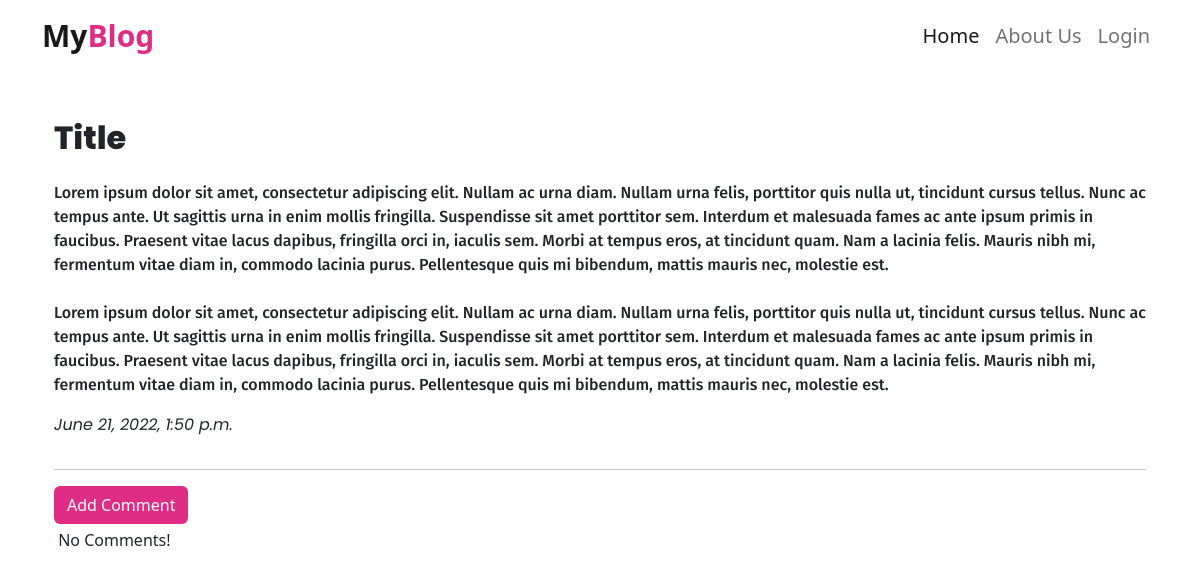
The page /post/5 on the database its author committed.
### blog/models.py (models this page shows, shortened)
class Post(models.Model):
    author = models.ForeignKey('auth.User', on_delete=models.CASCADE)
    title = models.CharField(max_length=264)
    text = models.TextField()
    create_date = models.DateTimeField(default=timezone.now())
    published_date = models.DateTimeField(blank=True, null=True)

### blog/views.py (the view)
# urls.py: re_path(r'^post/(?P<pk>\d+)$', views.PostDetailView.as_view(), name='post_detail'),
class PostDetailView(DetailView):
    model = Post

### blog/templates/blog/post_detail.html (shortened to what this page needs)
{% extends "blog/base.html" %}
{% block content %}
<div class="container mt-5">
	<h1 class="post_detail_title">{{post.title}}</h1>
	<div class="row">
		<div class="col">
			<p class="post_content mt-3" style="font-weight:500">{{post.text|safe|linebreaksbr}}</p>
		</div>
	</div>
	{% if post.published_date %}
		<div class="row">
			<div class="col">
				<p class="post_date">{{post.published_date}}</p>
			</div>
		</div>
	{% endif%}
	<hr>
	<div class="row">
		<div class="col">
			<a class="btn btn-default add_comment_btn" href="{% url 'add_comment_to_post' pk=post.pk%} ">Add Comment</a>
		</div>
	</div>
	<div class="row">
		<div class="col">
			{% for comment in post.comment.all %}
			<br>
			{% if user.is_authenticated or comment.approved_comment %}
			 	{{comment.comment_date}}
			{% if comment.approved_comment %}
			<a class="btn btn-primary" href="{% url 'comment_remove' pk=comment.pk%}">edit</a>
			<a class="btn btn-primary" href="{% url 'comment_approve' pk=comment.pk %}">approve</a>
			{% endif %}
			<p>{{comment.text|safe|linebreaksbr}}</p>
			<p>Posted By: {{comment.author}}
			{% endif %}
			{% empty %}
			<p class="mt-1">&nbsp;No Comments!</p>
			{% endfor %}
		</div>
	</div>
</div>
{% endblock %}

### blog/static/css/style.css (style rules this page uses)
.post_content { font-family: 14px; font-family: 'Fira Sans', sans-serif; }
.post_detail_title { font-family: 'Poppins',sans-serif; text-transform: capitalize; font-size: 32px; font-weight: 800; }
.post_date { font-family: 'Poppins',sans-serif; font-style: italic; }
.add_comment_btn { background: #df2d86; color: white; }

### rows shown on the page
Post: title "Title", text "Lorem ipsum dolor sit amet, consectetur adipiscing elit. Nullam ac urna diam. Nullam urna felis, porttitor quis nulla ut, tincidunt cursus tellus. Nunc ac tempus ante. Ut sagittis urna in enim mollis fringilla. Suspendisse sit amet porttitor sem. Interdum et malesuada fames ac ante ipsum primis in faucibus. Praesent vitae lacus dapibus, fringilla orci in, iaculis sem. Morbi at tempus eros, at tincidunt quam. Nam a lacinia felis. Mauris nibh mi, fermentum vitae diam in, commodo lacinia purus. Pellentesque quis mi bibendum, mattis mauris nec, molestie est. Lorem ipsum dolor sit amet, consectetur adipiscing elit. Nullam ac urna diam. Nullam urna felis, porttitor quis nulla ut, tincidunt cursus…", published_date "June 21, 2022, 1:50 p.m."
